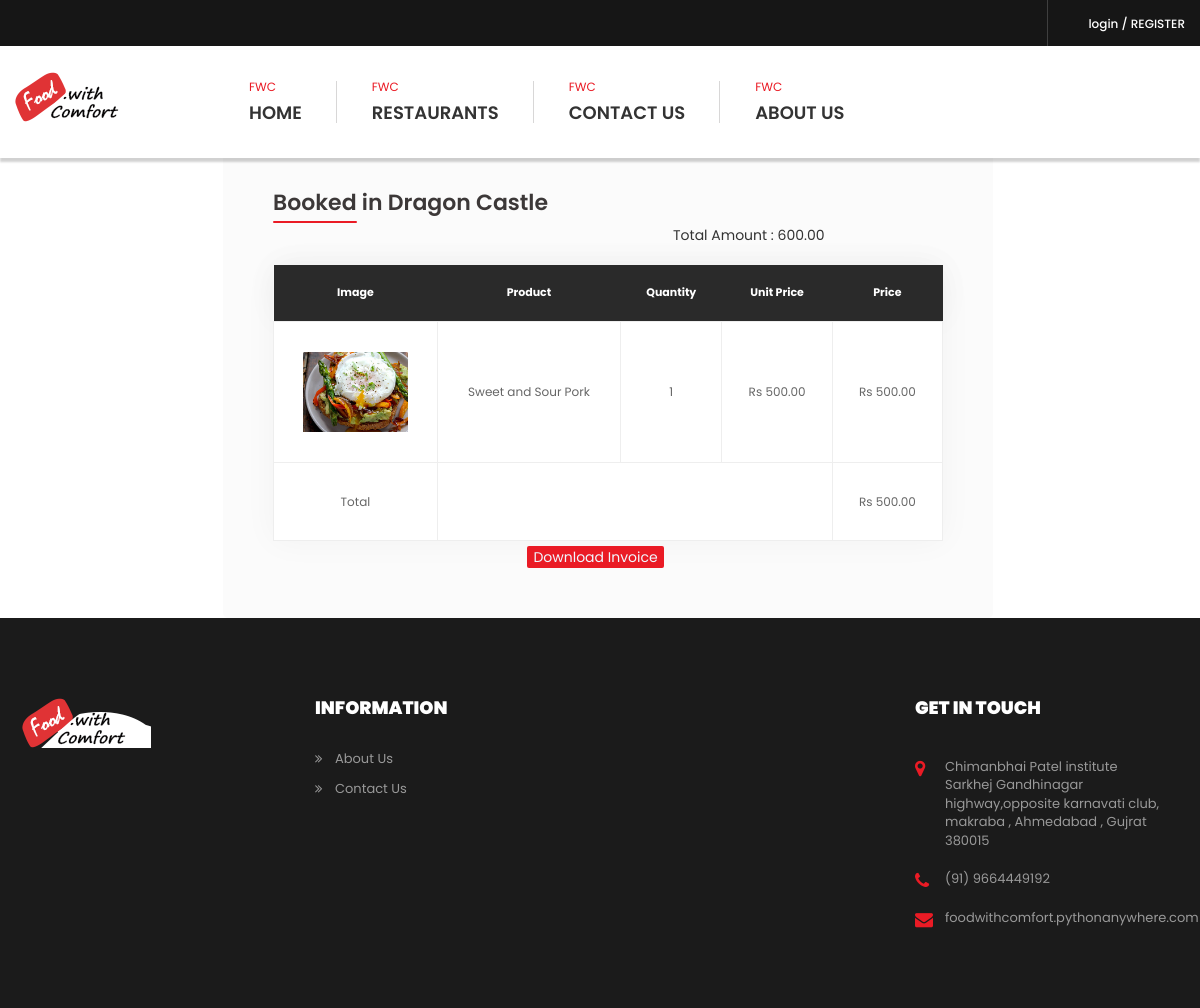
The page /customer_app/170/order_details/ on the database its author committed.
### restaurant/models.py (models this page shows, shortened)
class Book_with_order(models.Model):
    booking_id = models.ForeignKey(Booking,on_delete=models.CASCADE,related_name='bwo_booking')
    order_id = models.ForeignKey(Order,on_delete=models.CASCADE,related_name='bwo_order')
    total = models.DecimalField(max_digits=8,decimal_places=2,blank=True,null=True)

class Booking(models.Model):
    name = models.CharField(max_length=20,blank=True,null=True)
    user_id = models.ForeignKey(CustomUser,on_delete=models.CASCADE,related_name='booking_usertbl')
    date = models.DateField(default=timezone.now)
    time = models.TimeField(default=timezone.now)
    book_til = models.TimeField(default=timezone.now,blank=True,null=True)
    num_of_person = models.CharField(max_length=3)
    reserved_table = models.CharField(max_length=3,blank=True,null=True)     #store booking hours
    decoration_fk = models.ForeignKey(Decoration_category,on_delete=models.CASCADE,related_name='booking_decocat')
    total_price = models.IntegerField(blank=True,null=True)
    restaurant_fk = models.ForeignKey(Restaurant,on_delete=models.CASCADE,related_name='booking_rest')
    booking_type = models.CharField(max_length=10,choices=ord_type,default='none',blank=True)
    b_type = models.CharField(max_length=10,choices=ord_type,default='none',blank=True)
    razorpay_order_id = models.CharField(max_length=1000,blank=True,null=True)
    paid = models.BooleanField(default=False,blank=True,null=True)
    confirm = models.BooleanField(default=False,blank=True,null=True)
    class Meta:
        get_latest_by = 'pk'

class Restaurant(models.Model):
    restaurant_name = models.CharField(max_length=50)
    email = models.EmailField(max_length=30)
    contact_no = models.CharField(max_length=10)
    address_fk = models.ForeignKey(Address,on_delete=models.CASCADE,related_name='rest_address')
    category_fk = models.ForeignKey(Category,on_delete=models.CASCADE,related_name='rest_category')
    opening_hours = models.CharField(max_length=15)
    takeaway = models.BooleanField()
    rating_fk = models.ForeignKey(Rating,on_delete=models.CASCADE,related_name='rest_rating')
    picture = models.ImageField(upload_to='images',blank=True,null=True)
    minimum_or = models.IntegerField(blank=True,null=True)
    description = models.CharField(max_length=100,blank=True,null=True)
    def __str__(self):
        return self.restaurant_name

class Order_details(models.Model):
    order_fk = models.ForeignKey(Order,on_delete=models.CASCADE,related_name='order_detail_order')
    product_fk = models.ForeignKey(Product,on_delete=models.CASCADE,related_name='order_detail_product')
    quantity = models.IntegerField()
    total_amount = models.DecimalField(max_digits=8,decimal_places=2)  # use functionality

class Product(models.Model):
    product_name =  models.CharField(max_length=30,db_index=True)
    price =  models.DecimalField(max_digits=8,decimal_places=2)
    category_fk = models.ForeignKey(Category,on_delete=models.CASCADE,related_name='product_category')
    description  = models.CharField(max_length=83)
    product_img = models.ImageField(upload_to='images',blank=True,null=True)
    restaurant_fk = models.ForeignKey(Restaurant,on_delete=models.CASCADE,related_name='rest_product')
    discount = models.IntegerField()
    available = models.BooleanField(default=True,null=True,blank=True)

### customer_app/views.py (the view)
# urls.py: path('<int:bid>/order_details/',views.order_details,name='order_details'),
def order_details(request,bid):
    book_obj = Booking.objects.get(pk=bid)
    bworder_obj = Book_with_order.objects.get(booking_id=book_obj)
    order_details = Order_details.objects.filter(order_fk=bworder_obj.order_id)
    orderdetails_total = 0
    for i in order_details:
        orderdetails_total += i.quantity * i.product_fk.price
    final_total = orderdetails_total + book_obj.total_price
    context={
        'order_details':order_details,
        'bworder_obj':bworder_obj,
        'orderdetails_total':orderdetails_total,
        'final_total':final_total
    }
    return render(request,'customer_app/order_details.html',context)

### root/context_processors.py (called while the page is built)
def top_restaurants(request):
    restaurants = Restaurant.objects.all()[:6]
    cnt = Restaurant.objects.all().count()
    category = Category.objects.all()
    served = Order.objects.all().count
    users = CustomUser.objects.all().count
    t_foods= Product.objects.all().count
    return {'rest_context':restaurants,'cnt':cnt,'category':category,'served':served,
            'users_cnt':users,'food_cnt':t_foods
    }

### templates/customer_app/order_details.html (shortened to what this page needs)
{% extends 'root/layout.html' %}
{% load static %}
{% block body %}
<div class="col-md-8 col-sm-12 col-lg-8" style="margin-top: 110px;margin-left: 208px;">
    <div class="tab-content">
        <div class="">
            <div class="tabs-wrp brd-rd5">
                <br>
                <h4 class="title3" itemprop="headline"><span
                    class="sudo-bottom sudo-bg-red">Booked</span> in {{bworder_obj.booking_id.restaurant_fk}}</h4>          <span style="margin-left: 400px;">Total Amount : {{final_total}}</span>
                <br>
                <div class="select-wrap-inner">
                </div>
                <div class="statement-table" >
                    <table class='cart'>
                        <thead>
                            <tr>
                                <th>Image</th>
                                <th>Product</th>
                                <th>Quantity</th>
                                <th>Unit Price</th>
                                <th>Price</th>
                            </tr>
                        </thead>
                        <tbody>
                            {% for item in order_details %}
                                    <tr>
                                        <td>
                                            <a href="{{ product.get_absolute_url }}">
                                                <img src="{{ item.product_fk.product_img.url }}" height="80px">
                                            </a>
                                        </td>
                                        <td> {{ item.product_fk.product_name }}</td>
                                        <td>
                                            {{item.quantity}}
                                        </td>
                                        <td class='num'> Rs {{ item.product_fk.price }}</td>
                                        <td class='num'> Rs {{ item.total_amount }}</td>
                                    </tr>
                            {% endfor %}
                            <tr class='total'>
                                    <td>Total</td>
                                    <td colspan="3"></td>
                                    <td class='num'> Rs {{ orderdetails_total }}</td>
                            </tr>
                        </tbody>
                    </table>
                    {% if bworder_obj.booking_id.paid == True%}
                    <center><a href="{% url 'genpdf:download_invoice' bworder_obj.booking_id.id %}"> <button class="brd-rd2 red-bg" type="" style="margin-top: 5px;margin-right:25px;color: aliceblue;">Download Invoice</button></a></center>
                    {% endif %}
                </div>
            </div>
        </div>
    </div>
</div>
{% endblock body %}

### static/css/red-color.css (style rules this page uses)
.red-bg, .red-bg-layer:before, .menu-sec > a:hover, .menu-sec > a:focus, .restaurant-search-form button:hover, .restaurant-search-form button:focus, .top-restaurants-carousel .owl-dots > div.active:before, .sudo-bg-red:before, .popular-dish-info > a:hover, .popular-dish-info > a:focus, .featured-restaurant-carousel .owl-nav > div:hover, .featured-restaurant-info > a:hover, .featured-restaurant-info > a:focus, .popular-dish-info > a.red-bg, .page-item.active .page-link, .page-item.active .page-link:hover, .page-item .page-link:hover, .page-item .page-link:focus, .price-header:before, .price-box > a:hover, .price-box > a:focus, .price-box.active > a, .radio-box [type="radio"]:checked + label:after, .radio-box [type="radio"]:not(:checked) + label:after, .check-box [type="checkbox"]:checked + label:after, .check-box [type="checkbox"]:not(:checked) + label:after, .contact-form-inner > form button:hover, .contact-form-inner > form button:focus, .restaurant-detail-thumb ul.restaurant-detail-thumb-carousel li::before, .restaurant-detail-tabs > ul > li a::before, .ord-btn > a, .select-wrp2 .chosen-container-single .chosen-drop > ul li.result-selected, .select-wrp2 .chosen-container-single .chosen-drop > ul li.highlighted, .select-wrp2 .chosen-container-single .chosen-drop > ul li:hover, .post-share > a:hover, .post-share > a:focus, .blog-detail-gallery-carousel .owl-nav > div:hover, .featured-restaurant-food-thumb-carousel li::before, .toggle-item > h4.active i, input:checked + .switch-slider, .reservation-tabs-list .nav-tabs > li a span::before, .packege-box > a:hover, .packege-box > a:focus, .step-buttons button.red-bg, .step-buttons a.red-bg, .step-buttons button:hover, .step-buttons a:hover, a.close-btn:hover, a.close-btn:focus, .log-close-btn:hover, .log-close-btn:focus, .sign-close-btn:hover, .sign-close-btn:focus, .payment-close-btn:hover, .payment-close-btn:focus, .payment-close-btn2:hover, .payment-close-btn2:focus, .view-menu-liks > a:hover, .view-menu-liks > a:focus, .order-info > a:hover, .order-info > a:focus, .style2 .pagination > li.prev a:hover, .style2 .pagination > li.next a:hover, .style2 .pagination > li.prev a:focus, .style2 .pagination > li.next a:focus, .profile-info > a.change-password.red-clr::before, .profile-img-upload-btn > label.yellow-bg:hover, .restaurant-detail-title > a:hover, .restaurant-detail-title > a:focus, .responsive-logomenu > span.yellow-bg:hover, .responsive-menu > span.yellow-bg:hover, .register-btn > a.yellow-bg:hover, .track-popup-innr > form button.yellow-bg:hover, .track-popup-innr > form a.yellow-bg:hover, a.track-close:hover, a.track-close:focus, .order-time > a.yellow-bg:hover, .order-time > a.yellow-bg:focus, .social2 > a:hover, .rite-meta .view-more:hover, .welcome-secinfo > span, .arrow-left, .form-meta button, .view-more:hover { background-color: #ea1b25; }

### rows shown on the page
Book_with_order: booking_id.restaurant_fk "Dragon Castle"
Order_details: product_fk.product_img (picture), product_fk.product_name "Sweet and Sour Pork", quantity "1", product_fk.price "500.00", total_amount "500.00"

### other values the page prints
{{ final_total }} "600.00"
{{ orderdetails_total }} "500.00"
